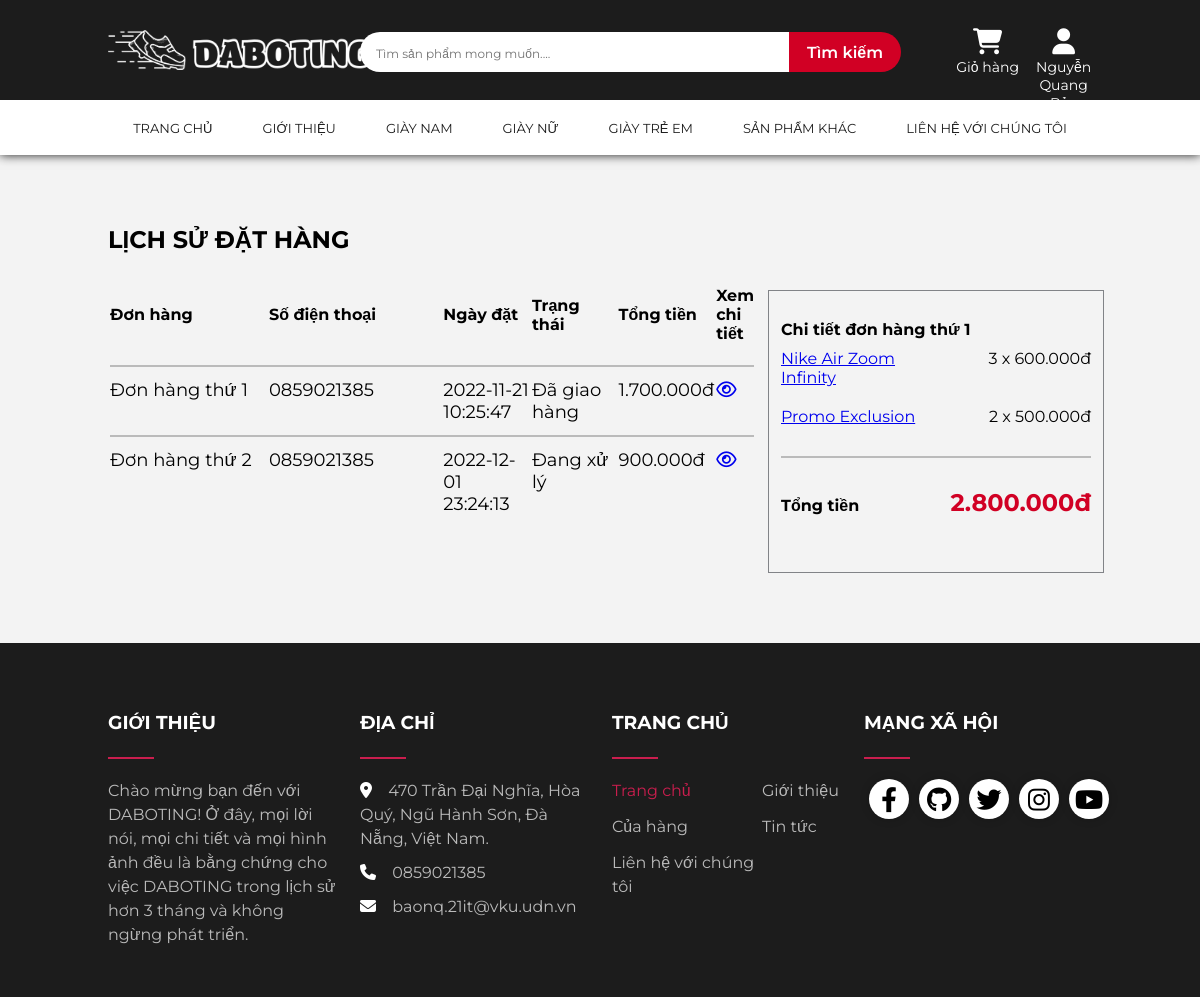
/DoAnCoSo2/user/index.php?page=History&idOrder=28&stt=1 (signed in), run on the app's committed database.
### tables this page shows
CREATE TABLE `orders` (
  `id` int(11) NOT NULL,
  `user_id` int(11) DEFAULT NULL,
  `fullname` varchar(255) DEFAULT NULL,
  `email` varchar(255) DEFAULT NULL,
  `phone_number` varchar(255) DEFAULT NULL,
  `address` varchar(255) DEFAULT NULL,
  `order_date` datetime DEFAULT NULL,
  `status` varchar(50) DEFAULT NULL,
  `total_money` int(11) DEFAULT NULL
);

CREATE TABLE `order_details` (
  `id` int(11) NOT NULL,
  `user_id` int(11) DEFAULT NULL,
  `order_id` int(11) DEFAULT NULL,
  `product_id` int(11) DEFAULT NULL,
  `price` int(11) DEFAULT NULL,
  `num` int(11) DEFAULT NULL,
  `total_money` int(11) DEFAULT NULL
);

CREATE TABLE `product` (
  `id` int(11) NOT NULL,
  `category_id` int(11) DEFAULT NULL,
  `title` varchar(255) DEFAULT NULL,
  `price` int(11) DEFAULT NULL,
  `discount` int(11) DEFAULT NULL,
  `thumbnail` varchar(255) DEFAULT NULL,
  `description` longtext DEFAULT NULL,
  `type` varchar(255) DEFAULT NULL,
  `quantity` int(11) DEFAULT NULL,
  `quantity_purchased` int(11) NOT NULL DEFAULT 0
);

### DoAnCoSo2/pages/order-history.php (the view, shortened to what this page needs)
<?php
$idUser = $_SESSION['IDUser'];
include '../database/config.php';
?>
<div class="cart">
    <div class="grid wide">
        <div class="row">
            <div class="col l-8">
                <div class="cart-detail">
                    <h3 class="cart-detail-title">Lịch sử đặt hàng</h3>
                </div>
                <div class="cart-content">
                    <table>
                        <thead class="history">
                            <tr>
                                <th>Đơn hàng</th>
                                <th>Số điện thoại</th>
                                <th>Ngày đặt</th>
                                <th>Trạng thái</th>
                                <th>Tổng tiền</th>
                                <th>Xem chi tiết</th>
                            </tr>
                        </thead>
                        <?php
                        $queryDisplayOrder = "SELECT * FROM orders WHERE user_id = $idUser";
                        $resultDisplayOrder = mysqli_query($conn, $queryDisplayOrder);
                        $i = 0;
                        if ($resultDisplayOrder->num_rows != 0) {
                            while ($rowDisplayOrder = mysqli_fetch_array($resultDisplayOrder)) {
                                $i += 1;
                                echo
                                '
                                    <tbody>
                                        <tr><td colspan="6"><hr></td></tr>
                                        <tr>
                                            <td>Đơn hàng thứ ' . $i . '</td>
                                            <td>' . $rowDisplayOrder['phone_number'] . '</td>
                                            <td>' . $rowDisplayOrder['order_date'] . '</td>
                                            <td>' . $rowDisplayOrder['status'] . '</td>
                                            <td>' . number_format($rowDisplayOrder['total_money'], 0, '.', '.') . 'đ</td>
                                            <td><a href="../user/index.php?page=History&idOrder=' . $rowDisplayOrder['id'] . '&stt=' . $i . '"><i class="fa-regular fa-eye"></i></a></td>
                                            </tr>
                                    </tbody>
                                ';
                            }
                        } else {
                            echo '<h2 style="color: red; text-align: center;">Bạn chưa có đơn hàng nào</h2>';
                        }
                        ?>
                    </table>
                </div>
            </div>
            <div class="col l-4 order-details" style="margin-top: 80px">
                <div class="order-summary">
                    <?php
                    $idOrder = 0;
                    $order = "";
                    if (!empty($_GET['idOrder'])) {
                        $idOrder = $_GET['idOrder'];
                    }
                    if (!empty($_GET['stt'])) {
                        $order = "thứ ". $_GET['stt'];
                    }
                    $total = 0;
                    ?>
                    <div class="order-col1">
                        <div><strong>Chi tiết đơn hàng <?=$order?></strong></div>
                    </div>
                    <?php
                    $queryDisplayOrderDetail = "SELECT od.product_id, od.num, od.price, p.title, status FROM order_details od, product p, orders o WHERE od.product_id = p.id AND o.id = od.order_id AND o.user_id = $idUser AND order_id = $idOrder";
                    $resultDisplayOrderDetail = mysqli_query($conn, $queryDisplayOrderDetail);
                    while ($rowDisplayOrderDetail = mysqli_fetch_array($resultDisplayOrderDetail)) {
                        $total += $rowDisplayOrderDetail['num'] * $rowDisplayOrderDetail['price'];
                        echo
                        '
                        <div class="order-col">
                            <div><a href="../pages/detailProduct.php?idProduct=' . $rowDisplayOrderDetail['product_id'] . '&status='.$rowDisplayOrderDetail['status'].'">' . $rowDisplayOrderDetail['title'] . '</a></div>
                            <div>' . $rowDisplayOrderDetail['num'] . ' x ' . number_format($rowDisplayOrderDetail['price'], 0, '.', '.') . 'đ</div>
                        </div>
                        ';
                    }
                    ?>
                    <hr style="border: 0; border-top: 2px solid #bababa; margin: 20px 0;">
                    <div class="order-col">
                        <div><strong>Tổng tiền</strong></div>
                        <div><strong class="order-total" id="tongTien-GioHang"><?= number_format($total, 0, '.', '.') ?>đ</strong></div>
                    </div>
                </div>
            </div>
        </div>
    </div>
</div>

### DoAnCoSo2/css/grid.css (style rules this page uses)
.grid { width: 100%; display: block; padding: 0; max-width: 1200px; margin: 0 auto; }
.row { display: flex; flex-wrap: wrap; margin-left: -4px; margin-right: -4px; }
.col { padding-left: 4px; padding-right: 4px; }
@media (min-width: 740px) { .row { margin-left: -8px; margin-right: -8px; } }
@media (min-width: 740px) { .col { padding-left: 8px; padding-right: 8px; } }
@media (min-width: 1113px) { .row { margin-left: -12px; margin-right: -12px; } }
@media (min-width: 1113px) { .col { padding-left: 12px; padding-right: 12px; } }
@media (min-width: 1113px) { .l-1, .l-2, .l-2-4, .l-3, .l-4, .l-5, .l-6, .l-7, .l-8, .l-9, .l-10, .l-11, .l-12 { display: block; } }
@media (min-width: 1113px) { .l-4 { flex: 0 0 33.33333%; max-width: 33.33333%; } }
@media (min-width: 1113px) { .l-8 { flex: 0 0 66.66667%; max-width: 66.66667%; } }
@media (min-width: 1024px) and (max-width: 1239px) { .wide { width: 984px; } }
@media (min-width: 1024px) and (max-width: 1239px) { .wide .row { margin-left: -12px; margin-right: -12px; } }
@media (min-width: 1024px) and (max-width: 1239px) { .wide .col { padding-left: 12px; padding-right: 12px; } }
@media (min-width: 1024px) and (max-width: 1239px) { .wide .l-1, .wide .l-2, .wide .l-2-4, .wide .l-3, .wide .l-4, .wide .l-5, .wide .l-6, .wide .l-7, .wide .l-8, .wide .l-9, .wide .l-10, .wide .l-11, .wide .l-12 { display: block; } }
@media (min-width: 1024px) and (max-width: 1239px) { .wide .l-4 { flex: 0 0 33.33333%; max-width: 33.33333%; } }
@media (min-width: 1024px) and (max-width: 1239px) { .wide .l-8 { flex: 0 0 66.66667%; max-width: 66.66667%; } }

### DoAnCoSo2/css/header-footer.css (style rules this page uses)
* { padding: 0; margin: 0; box-sizing: border-box; font-family: 'Montserrat', sans-serif; }
:root { --font_size-icon_mobile : 24px; --pink-color: #CA1E4E; --primary-color: rgba(0, 0, 0, 0.9); --pink-color-hover: #b00b3a; --white-color: #fff; --hover-nav-color: #e7e4e4; }

### DoAnCoSo2/css/login-register.css (style rules this page uses)
* { padding: 0; margin: 0; font-family: 'Montserrat', sans-serif; }
::placeholder { font-size: 12px; }

### DoAnCoSo2/css/body.css (style rules this page uses)
* { padding: 0; margin: 0; box-sizing: border-box; }
.payment, .cart { padding: 70px 0; }
.billing-details, .cart-detail { margin-bottom: 30px; text-transform: uppercase; }
.order-details { position: relative; padding: 0px 30px 30px; border-right: 1px solid #818387; border-left: 1px solid #818387; border-bottom: 1px solid #818387; }
.order-details:before { content: ""; position: absolute; left: -1px; right: -1px; top: -15px; height: 30px; border-top: 1px solid #818387; border-left: 1px solid #818387; border-right: 1px solid #818387; }
.order-summary { margin: 15px 0px; }
.order-summary .order-col { display: table; width: 100%; }
.order-summary .order-col:after { content: ""; display: block; clear: both; }
.order-summary .order-col>div { display: table-cell; padding: 10px 0px; }
.order-summary .order-col>div:first-child { width: calc(100% - 150px); }
.order-summary .order-col>div:last-child { width: 150px; text-align: right; }
.order-summary .order-col .order-total { font-size: 24px; color: #D10024; }
.billing-details-title .title, .order-details-title .title, .cart-detail-title { font-size: 24px; display: inline-block; text-transform: uppercase; }
.cart-content table { width: 100%; text-align: start; }
.cart-content table th { padding: 0 0 10px; text-align: start; }
.cart-content tbody { overflow-y: 100%; }
.cart-content th:nth-child(3), .cart-content th:nth-child(4), .cart-content th:nth-child(5), .cart-content th:nth-child(6) { width: 10%; }
.cart-content th:nth-child(1) { width: 25%; }
.cart-content th:nth-child(2) { width: 30%; padding-left: 10px; }
.cart-content td:nth-child(3), .cart-content td:nth-child(4), .cart-content td:nth-child(5), .cart-content td:nth-child(6) { width: 10%; padding-top: 10px; }
.cart-content tbody td { vertical-align: top; font-size: 18px; }
.cart-content table tbody hr { border: 0; border-top: 2px solid #bababa; }
.cart-content td:nth-child(1) { width: 25%; padding-top: 10px; }
.cart-content td:nth-child(2) { width: 30%; padding-left: 10px; padding-top: 10px; }
.cart-content .history th { width: 14%; }

### DoAnCoSo2/css/responsive.css (style rules this page uses)
:root { --font_size-icon_mobile: 24px; --pink-color: #CA1E4E; --primary-color: rgba(0, 0, 0, 0.888); --pink-color-hover: #b00b3a; --white-color: #fff; }

### data on the page
orders: phone_number "0859021385", order_date "2022-11-21 10:25:47", status "Đã giao hàng", total_money "1.700.000"
orders: phone_number "0859021385", order_date "2022-12-01 23:24:13", status "Đang xử lý", total_money "900.000"
order_details: product.title "Nike Air Zoom Infinity", num "3", price "600.000"
order_details: product.title "Promo Exclusion", num "2", price "500.000"

### other printed values
$_SESSION['UserName'] "Nguyễn Quang Bảo"
$order "thứ 1"
$total "2.800.000"
